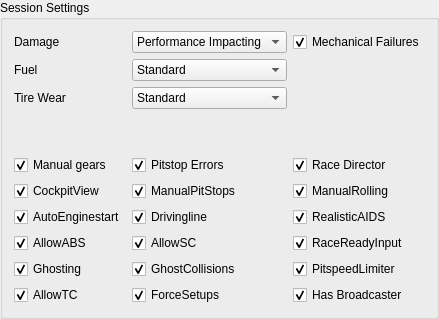
           <widget class="QGroupBox" name="groupBox_3">
            <property name="maximumSize">
             <size>
              <width>16777215</width>
              <height>500</height>
             </size>
            </property>
            <property name="title">
             <string>Session Settings</string>
            </property>
            <layout class="QGridLayout" name="gridLayout_8">
             <item row="10" column="2">
              <widget class="QCheckBox" name="checkBox_70">
               <property name="layoutDirection">
                <enum>Qt::LeftToRight</enum>
               </property>
               <property name="text">
                <string>PitspeedLimiter</string>
               </property>
               <property name="checked">
                <bool>true</bool>
               </property>
              </widget>
             </item>
             <item row="8" column="0">
              <widget class="QCheckBox" name="checkBox_63">
               <property name="layoutDirection">
                <enum>Qt::LeftToRight</enum>
               </property>
               <property name="text">
                <string>AutoEnginestart</string>
               </property>
               <property name="checked">
                <bool>true</bool>
               </property>
              </widget>
             </item>
             <item row="3" column="0">
              <widget class="QLabel" name="label_89">
               <property name="maximumSize">
                <size>
                 <width>150</width>
                 <height>16777215</height>
                </size>
               </property>
               <property name="text">
                <string>Fuel</string>
               </property>
              </widget>
             </item>
             <item row="2" column="0">
              <widget class="QLabel" name="label_88">
               <property name="maximumSize">
                <size>
                 <width>150</width>
                 <height>16777215</height>
                </size>
               </property>
               <property name="text">
                <string>Damage</string>
               </property>
              </widget>
             </item>
             <item row="4" column="0">
              <widget class="QLabel" name="label_90">
               <property name="maximumSize">
                <size>
                 <width>150</width>
                 <height>16777215</height>
                </size>
               </property>
               <property name="text">
                <string>Tire Wear</string>
               </property>
              </widget>
             </item>
             <item row="2" column="2">
              <widget class="QCheckBox" name="checkBox_34">
               <property name="layoutDirection">
                <enum>Qt::LeftToRight</enum>
               </property>
               <property name="text">
                <string>Mechanical Failures</string>
               </property>
               <property name="checked">
                <bool>true</bool>
               </property>
              </widget>
             </item>
             <item row="7" column="0">
              <widget class="QCheckBox" name="checkBox_59">
               <property name="layoutDirection">
                <enum>Qt::LeftToRight</enum>
               </property>
               <property name="text">
                <string>CockpitView</string>
               </property>
               <property name="checked">
                <bool>true</bool>
               </property>
              </widget>
             </item>
             <item row="8" column="1">
              <widget class="QCheckBox" name="checkBox_64">
               <property name="layoutDirection">
                <enum>Qt::LeftToRight</enum>
               </property>
               <property name="text">
                <string>Drivingline</string>
               </property>
               <property name="checked">
                <bool>true</bool>
               </property>
              </widget>
             </item>
             <item row="8" column="2">
              <widget class="QCheckBox" name="checkBox_65">
               <property name="layoutDirection">
                <enum>Qt::LeftToRight</enum>
               </property>
               <property name="text">
                <string>RealisticAIDS</string>
               </property>
               <property name="checked">
                <bool>true</bool>
               </property>
              </widget>
             </item>
             <item row="7" column="1">
              <widget class="QCheckBox" name="checkBox_60">
               <property name="layoutDirection">
                <enum>Qt::LeftToRight</enum>
               </property>
               <property name="text">
                <string>ManualPitStops</string>
               </property>
               <property name="checked">
                <bool>true</bool>
               </property>
              </widget>
             </item>
             <item row="5" column="0">
              <spacer name="verticalSpacer_3">
               <property name="orientation">
                <enum>Qt::Vertical</enum>
               </property>
               <property name="sizeType">
                <enum>QSizePolicy::Fixed</enum>
               </property>
               <property name="sizeHint" stdset="0">
                <size>
                 <width>20</width>
                 <height>40</height>
                </size>
               </property>
              </spacer>
             </item>
             <item row="10" column="0">
              <widget class="QCheckBox" name="checkBox_71">
               <property name="layoutDirection">
                <enum>Qt::LeftToRight</enum>
               </property>
               <property name="text">
                <string>Ghosting</string>
               </property>
               <property name="checked">
                <bool>true</bool>
               </property>
              </widget>
             </item>
             <item row="7" column="2">
              <widget class="QCheckBox" name="checkBox_61">
               <property name="layoutDirection">
                <enum>Qt::LeftToRight</enum>
               </property>
               <property name="text">
                <string>ManualRolling</string>
               </property>
               <property name="checked">
                <bool>true</bool>
               </property>
              </widget>
             </item>
             <item row="9" column="0">
              <widget class="QCheckBox" name="checkBox_67">
               <property name="layoutDirection">
                <enum>Qt::LeftToRight</enum>
               </property>
               <property name="text">
                <string>AllowABS</string>
               </property>
               <property name="checked">
                <bool>true</bool>
               </property>
              </widget>
             </item>
             <item row="9" column="2">
              <widget class="QCheckBox" name="checkBox_69">
               <property name="layoutDirection">
                <enum>Qt::LeftToRight</enum>
               </property>
               <property name="text">
                <string>RaceReadyInput</string>
               </property>
               <property name="checked">
                <bool>true</bool>
               </property>
              </widget>
             </item>
             <item row="9" column="1">
              <widget class="QCheckBox" name="checkBox_68">
               <property name="layoutDirection">
                <enum>Qt::LeftToRight</enum>
               </property>
               <property name="text">
                <string>AllowSC</string>
               </property>
               <property name="checked">
                <bool>true</bool>
               </property>
              </widget>
             </item>
             <item row="10" column="1">
              <widget class="QCheckBox" name="checkBox_72">
               <property name="layoutDirection">
                <enum>Qt::LeftToRight</enum>
               </property>
               <property name="text">
                <string>GhostCollisions</string>
               </property>
               <property name="checked">
                <bool>true</bool>
               </property>
              </widget>
             </item>
             <item row="4" column="1">
              <widget class="QComboBox" name="comboBox_33">
               <property name="maximumSize">
                <size>
                 <width>200</width>
                 <height>16777215</height>
                </size>
               </property>
               <item>
                <property name="text">
                 <string>Standard</string>
                </property>
               </item>
               <item>
                <property name="text">
                 <string>2</string>
                </property>
               </item>
              </widget>
             </item>
             <item row="3" column="1">
              <widget class="QComboBox" name="comboBox_32">
               <property name="maximumSize">
                <size>
                 <width>200</width>
                 <height>16777215</height>
                </size>
               </property>
               <item>
                <property name="text">
                 <string>Standard</string>
                </property>
               </item>
               <item>
                <property name="text">
                 <string>2</string>
                </property>
               </item>
              </widget>
             </item>
             <item row="6" column="0">
              <widget class="QCheckBox" name="checkBox_55">
               <property name="layoutDirection">
                <enum>Qt::LeftToRight</enum>
               </property>
               <property name="text">
                <string>Manual gears</string>
               </property>
               <property name="checked">
                <bool>true</bool>
               </property>
              </widget>
             </item>
             <item row="6" column="2">
              <widget class="QCheckBox" name="checkBox_57">
               <property name="layoutDirection">
                <enum>Qt::LeftToRight</enum>
               </property>
               <property name="text">
                <string>Race Director</string>
               </property>
               <property name="checked">
                <bool>true</bool>
               </property>
              </widget>
             </item>
             <item row="6" column="1">
              <widget class="QCheckBox" name="checkBox_56">
               <property name="layoutDirection">
                <enum>Qt::LeftToRight</enum>
               </property>
               <property name="text">
                <string>Pitstop Errors</string>
               </property>
               <property name="checked">
                <bool>true</bool>
               </property>
              </widget>
             </item>
             <item row="2" column="1">
              <widget class="QComboBox" name="comboBox_31">
               <property name="maximumSize">
                <size>
                 <width>200</width>
                 <height>16777215</height>
                </size>
               </property>
               <item>
                <property name="text">
                 <string>Performance Impacting</string>
                </property>
               </item>
               <item>
                <property name="text">
                 <string>2</string>
                </property>
               </item>
              </widget>
             </item>
             <item row="11" column="0">
              <widget class="QCheckBox" name="checkBox_66">
               <property name="layoutDirection">
                <enum>Qt::LeftToRight</enum>
               </property>
               <property name="text">
                <string>AllowTC</string>
               </property>
               <property name="checked">
                <bool>true</bool>
               </property>
              </widget>
             </item>
             <item row="11" column="1">
              <widget class="QCheckBox" name="checkBox_62">
               <property name="layoutDirection">
                <enum>Qt::LeftToRight</enum>
               </property>
               <property name="text">
                <string>ForceSetups</string>
               </property>
               <property name="checked">
                <bool>true</bool>
               </property>
              </widget>
             </item>
             <item row="11" column="2">
              <widget class="QCheckBox" name="checkBox_58">
               <property name="layoutDirection">
                <enum>Qt::LeftToRight</enum>
               </property>
               <property name="text">
                <string>Has Broadcaster</string>
               </property>
               <property name="checked">
                <bool>true</bool>
               </property>
              </widget>
             </item>
            </layout>
           </widget>
